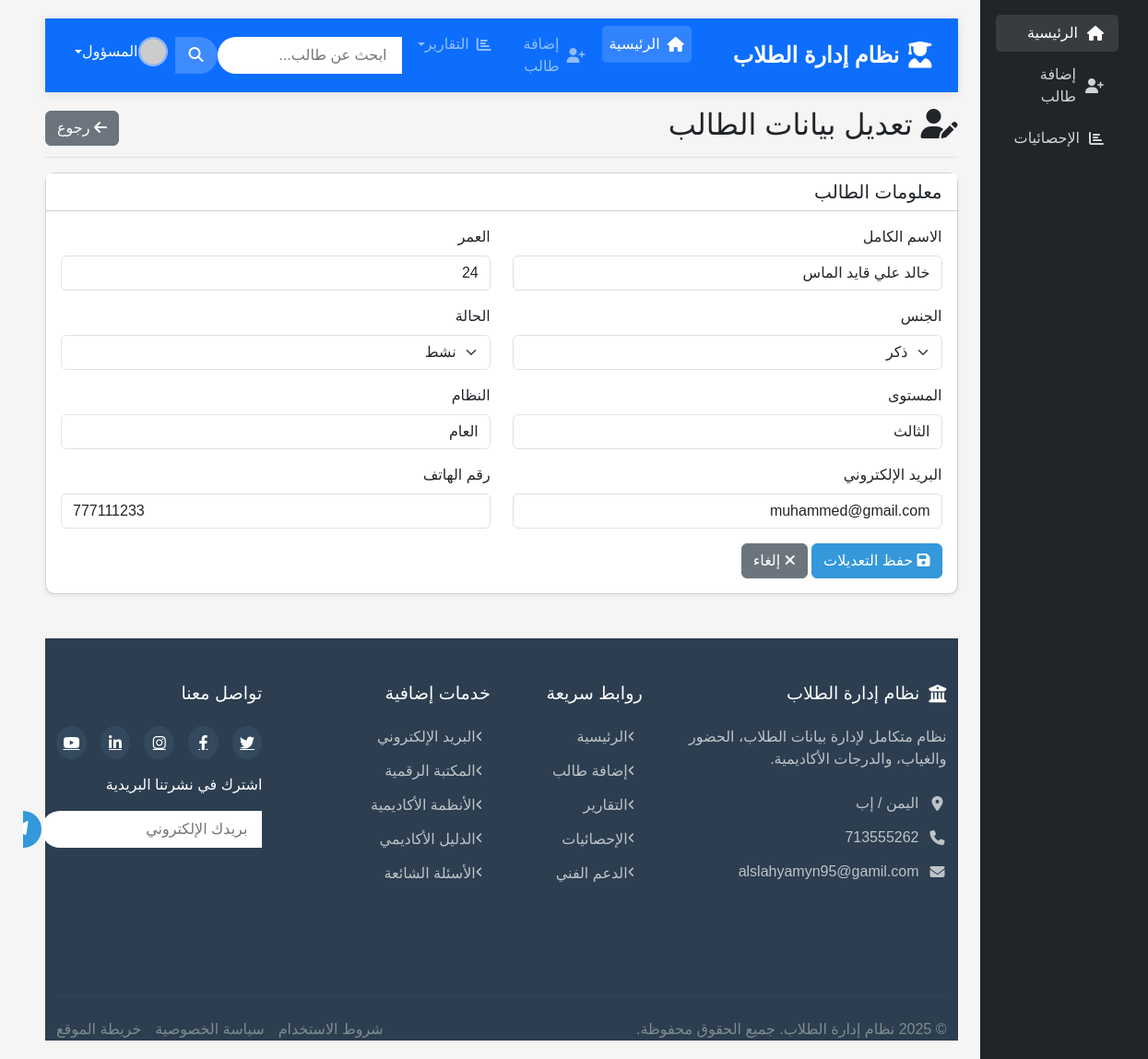
The page /edit/3/ on the database its author committed.
### Lab4/models.py (models this page shows, shortened)
class Students2(models.Model):
    GENDER_CHOICES = [
        ('ذكر', 'ذكر'),
        ('أنثى', 'أنثى'),
    ]
    STATUS_CHOICES = [
        ('نشط', 'نشط'),
        ('غير نشط', 'غير نشط'),
    ]
    name = models.CharField(max_length=100, verbose_name="الاسم الكامل")
    age = models.IntegerField(verbose_name="العمر")
    state = models.CharField(max_length=10, choices=STATUS_CHOICES, verbose_name="الحالة")
    gender = models.CharField(max_length=10, choices=GENDER_CHOICES, verbose_name="الجنس")
    level = models.CharField(max_length=50, verbose_name="المستوى")
    email = models.EmailField(verbose_name="الإيميل")
    phone = models.CharField(max_length=20, verbose_name="رقم الهاتف")
    system = models.CharField(max_length=50, verbose_name="النظام")
    class Meta:
        verbose_name = "طالب"
        verbose_name_plural = "الطلاب"

### Lab4/views.py (the view)
# urls.py: path('edit/<int:student_id>/', views.edit_student, name='edit_student'),
def edit_student(request, student_id):
    student = get_object_or_404(Students2, id=student_id)
    if request.method == 'POST':
        form = StudentForm(request.POST, instance=student)
        if form.is_valid():
            form.save()
            return redirect('student_list')
    else:
        form = StudentForm(instance=student)
    return render(request, 'lab4/edit.html', {
        'form': form,
        'student': student
    })

### Lab4/forms.py
class StudentForm(forms.ModelForm):
    class Meta:
        model = Students2
        fields = '__all__'
        widgets = {
            'name': forms.TextInput(attrs={'class': 'form-control'}),
            'age': forms.NumberInput(attrs={'class': 'form-control'}),
            'state': forms.Select(attrs={'class': 'form-select'}),
            'gender': forms.Select(attrs={'class': 'form-select'}),
            'level': forms.TextInput(attrs={'class': 'form-control'}),
            'email': forms.EmailInput(attrs={'class': 'form-control'}),
            'phone': forms.TextInput(attrs={'class': 'form-control'}),
            'system': forms.TextInput(attrs={'class': 'form-control'}),
        }

### templates/lab4/edit.html (shortened to what this page needs)
{% extends 'lab4/base.html' %}
{% block content %}
<div class="d-flex justify-content-between flex-wrap flex-md-nowrap align-items-center pt-3 pb-2 mb-3 border-bottom">
    <h1 class="h2"><i class="fas fa-user-edit"></i> تعديل بيانات الطالب</h1>
    <div class="btn-toolbar mb-2 mb-md-0">
        <a href="{% url 'student_list' %}" class="btn btn-secondary">
            <i class="fas fa-arrow-left"></i> رجوع
        </a>
    </div>
</div>
<div class="card shadow-sm">
    <div class="card-header bg-white">
        <h5 class="mb-0">معلومات الطالب</h5>
    </div>
    <div class="card-body">
        <form method="post" class="needs-validation" novalidate>
            <div class="row mb-3">
                <div class="col-md-6">
                    <label for="name" class="form-label">الاسم الكامل</label>
                    <input type="text" class="form-control" id="name" name="name" value="{{ student.name }}" required>
                </div>
                <div class="col-md-6">
                    <label for="age" class="form-label">العمر</label>
                    <input type="number" class="form-control" id="age" name="age" value="{{ student.age }}" required>
                </div>
            </div>
            <div class="row mb-3">
                <div class="col-md-6">
                    <label for="gender" class="form-label">الجنس</label>
                    <select class="form-select" id="gender" name="gender" required>
                        <option value="ذكر" {% if student.gender == 'ذكر' %}selected{% endif %}>ذكر</option>
                    </select>
                </div>
                <div class="col-md-6">
                    <label for="state" class="form-label">الحالة</label>
                    <select class="form-select" id="state" name="state" required>
                        <option value="نشط" {% if student.state == 'نشط' %}selected{% endif %}>نشط</option>
                    </select>
                </div>
            </div>
            <div class="row mb-3">
                <div class="col-md-6">
                    <label for="level" class="form-label">المستوى</label>
                    <input type="text" class="form-control" id="level" name="level" value="{{ student.level }}" required>
                </div>
                <div class="col-md-6">
                    <label for="system" class="form-label">النظام</label>
                    <input type="text" class="form-control" id="system" name="system" value="{{ student.system }}" required>
                </div>
            </div>
            <div class="row mb-3">
                <div class="col-md-6">
                    <label for="email" class="form-label">البريد الإلكتروني</label>
                    <input type="email" class="form-control" id="email" name="email" value="{{ student.email }}" required>
                </div>
                <div class="col-md-6">
                    <label for="phone" class="form-label">رقم الهاتف</label>
                    <input type="tel" class="form-control" id="phone" name="phone" value="{{ student.phone }}" required>
                </div>
            </div>
            <div class="text-end">
                <button type="submit" class="btn btn-primary">
                    <i class="fas fa-save"></i> حفظ التعديلات
                </button>
                <a href="{% url 'student_list' %}" class="btn btn-secondary">
                    <i class="fas fa-times"></i> إلغاء
                </a>
            </div>
        </form>
    </div>
</div>
{% endblock %}

### templates/lab4/base.html (style rules this page uses)
:root { --primary: #3498db; --secondary: #2c3e50; --success: #2ecc71; --danger: #e74c3c; --light: #f8f9fa; --dark: #343a40; }
body { font-family: 'Tajawal', sans-serif; background-color: #f5f5f5; }
.card { border-radius: 10px; box-shadow: 0 4px 6px rgba(0, 0, 0, 0.1); }
.btn-primary { background-color: var(--primary); border-color: var(--primary); }

### rows shown on the page
Students2: name "خالد علي قايد الماس", age "24", gender "ذكر", state "نشط", level "الثالث", system "العام", email "muhammed@gmail.com", phone "777111233"
